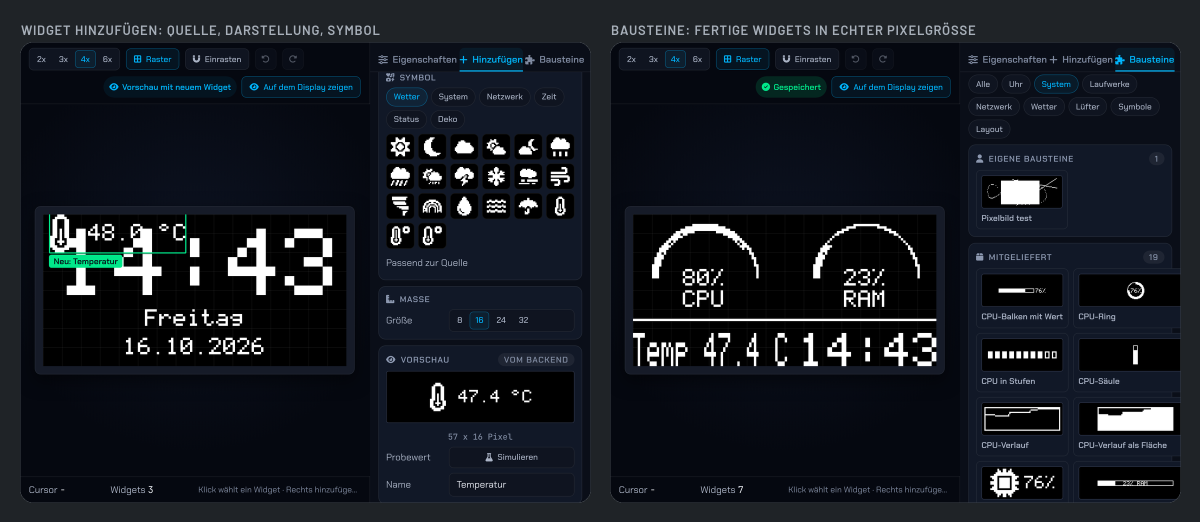
#> input picture .github/bilder/display.png, 2400 x 1044 px, given in place of editor.png, which was not available (shown at 1/2 size)
$ python zusammensetzen.py
#> lines starting #> are read from the running program, lines starting #| are printed output that depends on the picture; after the words box and inside, x2 and y2 are one past the last pixel; in counts of white or black regions, pixels touching at a corner belong together; pictures that were not available may be replaced by others from this repository, and a replacement may not be noted
"""Setzt die rohen Aufnahmen zu den README-Bildern zusammen (Gerätebild, Tafeln mit Beschriftung).

Aufruf: python3 tools/bilder/zusammensetzen.py   (nach aufnehmen.mjs; schreibt nach .github/bilder)
"""
from __future__ import annotations

from pathlib import Path

from PIL import Image, ImageDraw, ImageFont

ROH = Path(__file__).parent / "roh"
AUS = Path(__file__).resolve().parents[2] / ".github/bilder"
AUS.mkdir(parents=True, exist_ok=True)

SCHWARZ = (0, 0, 0)
TAFEL_HINTERGRUND = (31, 35, 39)
BESCHRIFTUNG = (168, 176, 186)
RAND = (62, 67, 74)
APP_HINTERGRUND = (0, 0, 0)

FONT_KANDIDATEN = [
    Path.home() / "Library/Fonts/Barlow-SemiBold.ttf",
    Path.home() / "Library/Fonts/Barlow-Medium.ttf",
    Path.home() / "Library/Fonts/ChakraPetch-SemiBold.ttf",
    Path.home() / "Library/Fonts/ChakraPetch-Medium.ttf",
    Path("/System/Library/Fonts/Supplemental/Arial Bold.ttf"),
    Path("/System/Library/Fonts/Helvetica.ttc"),
]


def schrift(groesse: int) -> ImageFont.FreeTypeFont:
    for kandidat in FONT_KANDIDATEN:
        if kandidat.exists():
            return ImageFont.truetype(str(kandidat), groesse)
    return ImageFont.load_default()


def laden(name: str) -> Image.Image:
    return Image.open(ROH / f"{name}.png").convert("RGBA")


def ausschnitt(name: str, links: int, oben: int, rechts: int, unten: int) -> Image.Image:
    return laden(name).crop((links, oben, rechts, unten))


def breite_setzen(bild: Image.Image, breite: int) -> Image.Image:
    return bild.resize((breite, round(bild.height * breite / bild.width)), Image.LANCZOS)


def hoehe_setzen(bild: Image.Image, hoehe: int) -> Image.Image:
    return bild.resize((round(bild.width * hoehe / bild.height), hoehe), Image.LANCZOS)


def abrunden(bild: Image.Image, radius: int) -> Image.Image:
    maske = Image.new("L", bild.size, 0)
    ImageDraw.Draw(maske).rounded_rectangle((0, 0, bild.width - 1, bild.height - 1), radius=radius, fill=255)
    ergebnis = bild.copy()
    ergebnis.putalpha(maske)
    return ergebnis


def beschriften(zeichner: ImageDraw.ImageDraw, x: int, y: int, text: str, groesse: int = 26) -> None:
    """Großbuchstaben mit leichtem Buchstabenabstand, wie eine Tafelüberschrift."""
    f = schrift(groesse)
    for zeichen in text.upper():
        zeichner.text((x, y), zeichen, font=f, fill=BESCHRIFTUNG)
        x += int(zeichner.textlength(zeichen, font=f)) + 2


def laptop(bildschirm: Image.Image) -> Image.Image:
    """Rechner mit dunklem Rahmen und flachem Fuß."""
    rand, radius, fuss_hoehe, fuss_ueberstand = 22, 34, 26, 110
    breite = bildschirm.width + 2 * rand
    hoehe = bildschirm.height + 2 * rand
    geraet = Image.new("RGBA", (breite + 2 * fuss_ueberstand, hoehe + fuss_hoehe + 8), (0, 0, 0, 0))
    z = ImageDraw.Draw(geraet)
    z.rounded_rectangle((fuss_ueberstand, 0, fuss_ueberstand + breite - 1, hoehe - 1), radius=radius, fill=(22, 25, 29))
    z.rounded_rectangle((fuss_ueberstand + 1, 1, fuss_ueberstand + breite - 2, hoehe - 2), radius=radius, outline=(58, 63, 70), width=2)
    geraet.alpha_composite(abrunden(bildschirm, 10), (fuss_ueberstand + rand, rand))
    # Kamera
    z.ellipse((fuss_ueberstand + breite // 2 - 4, 7, fuss_ueberstand + breite // 2 + 4, 15), fill=(45, 50, 58))
    # Fuß
    z.rounded_rectangle((0, hoehe - 2, geraet.width - 1, hoehe + fuss_hoehe), radius=14, fill=(52, 57, 64))
    z.rectangle((0, hoehe - 2, geraet.width - 1, hoehe + 6), fill=(52, 57, 64))
    z.rounded_rectangle((geraet.width // 2 - 120, hoehe - 2, geraet.width // 2 + 120, hoehe + 8), radius=6, fill=(40, 44, 50))
    return geraet


def telefon(bildschirm: Image.Image, statusleiste: int = 54) -> Image.Image:
    """Telefon mit abgerundetem Rahmen; oben ein Streifen in der App-Farbe mit der Kamerainsel."""
    rand, radius = 16, 64
    schirm = Image.new("RGBA", (bildschirm.width, bildschirm.height + statusleiste), APP_HINTERGRUND + (255,))
    schirm.alpha_composite(bildschirm, (0, statusleiste))
    schirm = abrunden(schirm, radius - rand)
    geraet = Image.new("RGBA", (schirm.width + 2 * rand, schirm.height + 2 * rand), (0, 0, 0, 0))
    z = ImageDraw.Draw(geraet)
    z.rounded_rectangle((0, 0, geraet.width - 1, geraet.height - 1), radius=radius, fill=(44, 48, 55))
    z.rounded_rectangle((2, 2, geraet.width - 3, geraet.height - 3), radius=radius - 2, outline=(70, 76, 84), width=2)
    geraet.alpha_composite(schirm, (rand, rand))
    insel_breite, insel_hoehe = 120, 32
    links = geraet.width // 2 - insel_breite // 2
    z.rounded_rectangle((links, rand + 12, links + insel_breite, rand + 12 + insel_hoehe), radius=16, fill=(0, 0, 0))
    return geraet


def geraetebild() -> None:
    leinwand = Image.new("RGBA", (2400, 1400), SCHWARZ + (255,))
    rechner = laptop(breite_setzen(laden("editor"), 1600))
    handy = telefon(breite_setzen(laden("m-display"), 420))
    leinwand.alpha_composite(rechner, (90, 90))
    leinwand.alpha_composite(handy, (1830, 1400 - handy.height - 60))
    leinwand.convert("RGB").save(AUS / "geraete.png", optimize=True)


def tafeln(dateiname: str, teile: list[tuple[str, Image.Image]], breite: int = 2400, abstand: int = 40, hoehe: int | None = None) -> None:
    """Mehrere Bilder nebeneinander mit Überschrift; alle Teile bekommen dieselbe Höhe."""
    anzahl = len(teile)
    if hoehe is None:
        teil_breite = (breite - (anzahl + 1) * abstand) // anzahl
        skaliert = [(t, breite_setzen(b, teil_breite)) for t, b in teile]
    else:
        skaliert = [(t, hoehe_setzen(b, hoehe)) for t, b in teile]
        breite = sum(b.width for _, b in skaliert) + (anzahl + 1) * abstand
    kopf = 44
    hoehe_gesamt = max(b.height for _, b in skaliert)
    leinwand = Image.new("RGBA", (breite, abstand + kopf + hoehe_gesamt + abstand), TAFEL_HINTERGRUND + (255,))
    z = ImageDraw.Draw(leinwand)
    x = abstand
    for titel, bild in skaliert:
        beschriften(z, x + 2, abstand + 4, titel)
        rahmen = Image.new("RGBA", (bild.width + 2, bild.height + 2), RAND + (255,))
        rahmen = abrunden(rahmen, 26)
        rahmen.alpha_composite(abrunden(bild, 25), (1, 1))
        leinwand.alpha_composite(rahmen, (x, abstand + kopf))
        x += bild.width + abstand
    leinwand.convert("RGB").save(AUS / dateiname, optimize=True)


def main() -> None:
    geraetebild()
#> in laptop, `rand, radius, fuss_hoehe, fuss_ueberstand = 22, 34, 26, 110`: rand = 22; radius = 34; fuss_hoehe = 26; fuss_ueberstand = 110
#> in laptop, `breite = bildschirm.width + 2 * rand`: breite = 1644
#> in laptop, `hoehe = bildschirm.height + 2 * rand`: hoehe = 740
#> in laptop, `geraet = Image.new("RGBA", (breite + 2 * fuss_ueberstand, hoehe + fuss..`: geraet: PIL image 1864x774 RGBA; every value is 0
#> in abrunden, `maske = Image.new("L", bild.size, 0)`: maske: PIL image 1600x696 L; every value is 0
#> in abrunden, `ImageDraw.Draw(maske).rounded_rectangle((0, 0, bild.width - 1, bild.he..`:
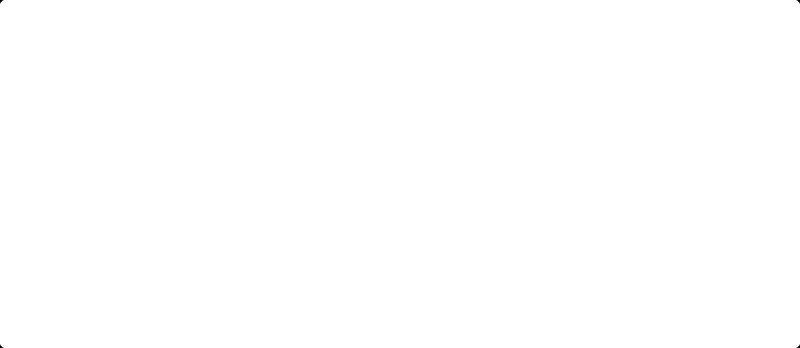
#> maske: PIL image 1600x696 L (shown at 1/2 size); 100% white; 4 black regions, box (x1, y1, x2, y2) and area: (0, 0, 7, 7) 23, (1593, 0, 1600, 7) 23, (0, 689, 7, 696) 23, (1593, 689, 1600, 696) 23
#> in geraetebild, `rechner = laptop(breite_setzen(laden("editor"), 1600))`:
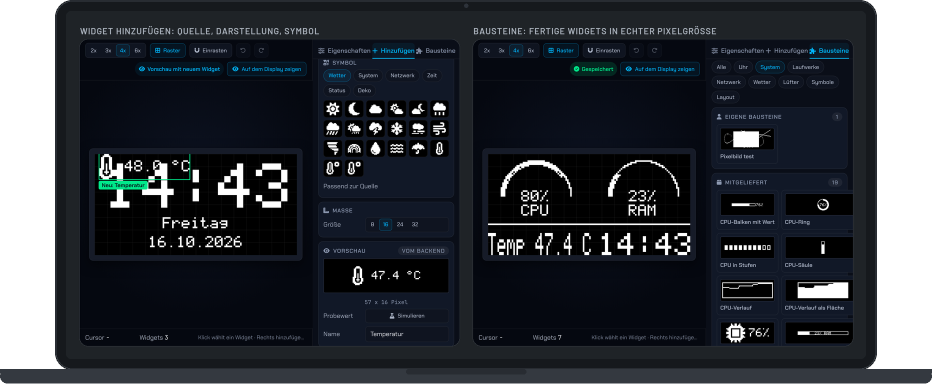
#> rechner: PIL image 1864x774 RGBA (shown at 1/2 size); mean R, G, B, A 20.5, 24.5, 30.8, 223.8; transparent parts drawn white
#> call 2 of laden, with name = 'm-display'
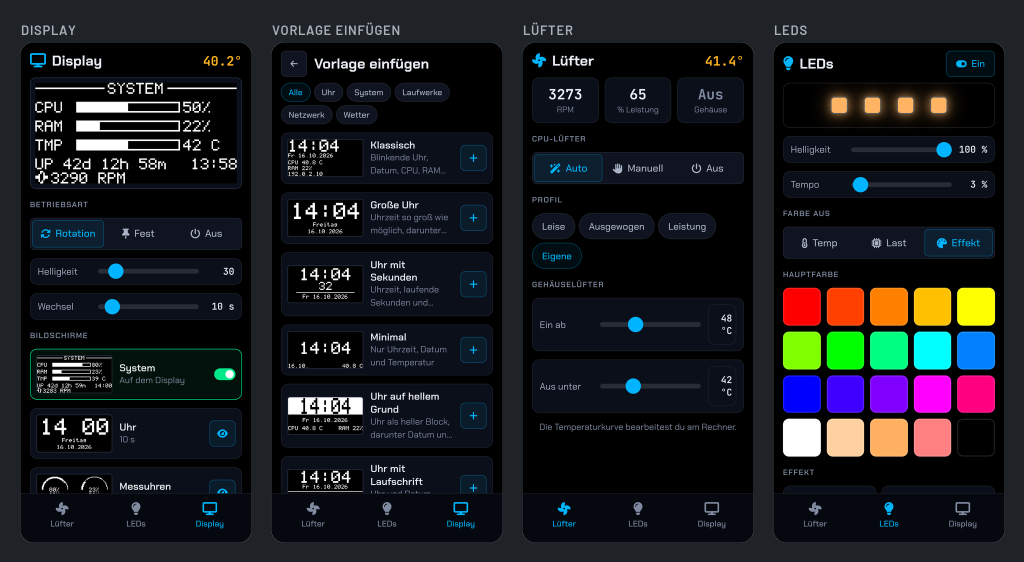
#> input picture .github/bilder/handy.png, 2048 x 1124 px, given in place of m-display.png, which was not available (shown at 1/2 size)
#> in telefon, `rand, radius = 16, 64`: rand = 16; radius = 64
#> call 2 of abrunden, with radius = 48
#> in abrunden (call 2), `maske = Image.new("L", bild.size, 0)`: maske: PIL image 420x285 L; every value is 0
#> in abrunden (call 2), `ImageDraw.Draw(maske).rounded_rectangle((0, 0, bild.width - 1, bild.he..`:
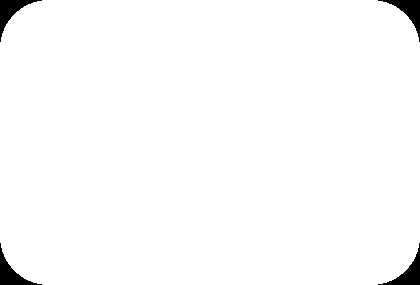
#> maske: PIL image 420x285 L; 98.3% white; 4 black regions, box (x1, y1, x2, y2) and area: (0, 0, 42, 42) 508, (378, 0, 420, 42) 508, (0, 243, 42, 285) 508, (378, 243, 420, 285) 508
#> in telefon, `geraet = Image.new("RGBA", (schirm.width + 2 * rand, schirm.height + 2..`: geraet: PIL image 452x317 RGBA; every value is 0
#> in telefon, `geraet.alpha_composite(schirm, (rand, rand))`:
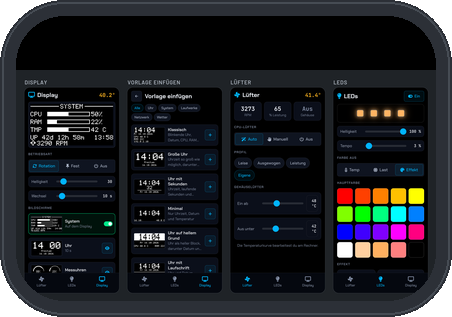
#> geraet: PIL image 452x317 RGBA; mean R, G, B, A 23.9, 26.1, 29.9, 248.6; transparent parts drawn white
#> in geraetebild, `leinwand.alpha_composite(handy, (1830, 1400 - handy.height - 60))`:
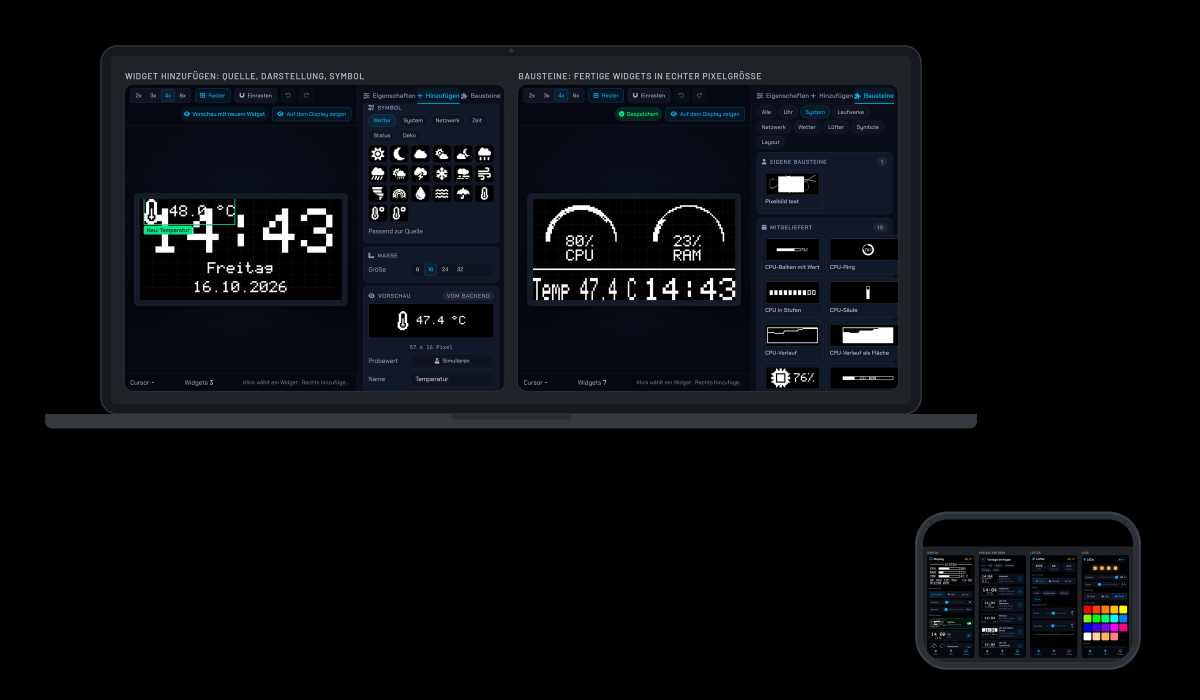
#> leinwand: PIL image 2400x1400 RGBA (shown at 1/2 size); mean R, G, B, A 9.8, 11.6, 14.5, 255
    # Rechner-Aufnahmen sind 2880 x 1800 (1440 x 900 bei doppelter Dichte)
    arbeitsbereich = (956, 248, 2880, 1800)
    tafeln("display.png", [
        ("Widget hinzufügen: Quelle, Darstellung, Symbol", ausschnitt("hinzufuegen", *arbeitsbereich)),
        ("Bausteine: fertige Widgets in echter Pixelgröße", ausschnitt("bausteine", *arbeitsbereich)),
    ])
#> in ausschnitt, `return laden(name).crop((links, oben, rechts, unten))`:
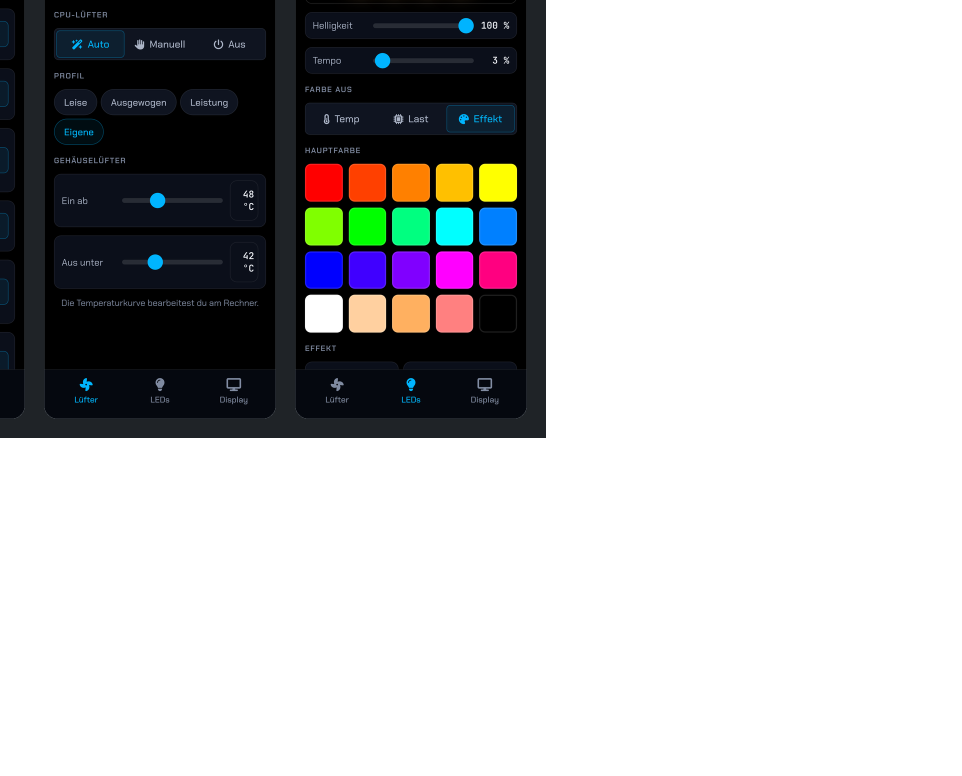
#> returned value: PIL image 1924x1552 RGBA (shown at 1/2 size); mean R, G, B, A 9.1, 9.2, 10.4, 81.7; transparent parts drawn white
    tafeln("pixel.png", [("Pixelbild zeichnen: Werkzeuge, Stiftbreite, Zuschneiden", ausschnitt("pixel", *arbeitsbereich))])
    tafeln("vorlagen.png", [("Bildschirmvorlagen: fertig, danach frei bearbeitbar", ausschnitt("vorlagen", 320, 106, 2560, 1682))])
    tafeln("luefter-leds.png", [
        ("Lüfter: Schwellwerte und Temperaturkurve", ausschnitt("fan", 482, 0, 2880, 1466)),
        ("LEDs: Farben, Effekte, Spielereien", ausschnitt("leds", 482, 0, 2880, 1466)),
    ])
    tafeln("handy.png", [
        ("Display", laden("m-display")),
        ("Vorlage einfügen", laden("m-vorlagen")),
        ("Lüfter", laden("m-fan")),
        ("LEDs", laden("m-leds")),
    ], hoehe=1000)
    for datei in sorted(AUS.glob("*.png")):
        bild = Image.open(datei)
        print(f"{datei.name}: {bild.size[0]} x {bild.size[1]}, {datei.stat().st_size // 1024} KB")


if __name__ == "__main__":
#> (the run stopped early here; a loop or call above may not have finished)
